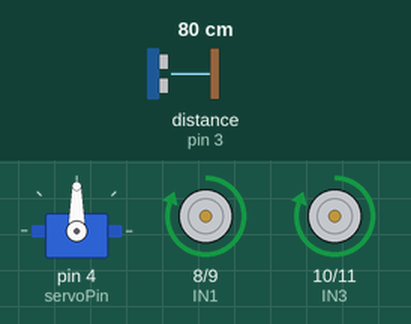
Simulated run of this sketch. Board: Arduino Uno, built with avr-gcc and run on an emulated ATmega328P. Shown: servo, motor-driver pin pairs drawn as motors (green arrow = first pin HIGH = forward, orange = second pin HIGH = backward, longer = more drive, scaled by the enable pin). Wiring (inferred from the names in the program): ultrasonic range finder: trigger pin 2; echo pin 3. Inputs (shaded band) come from the test bench; at power-on: distance to the obstacle (sensor on pin 3) 80 cm. The echo pulse lasts 58.3 µs per cm.

Above: at 3.2 s.
3.3 s: distance to the obstacle (sensor on pin 3) set to 24 cm
4.8 s: distance to the obstacle (sensor on pin 3) set to 19 cm
At 5.2 s:
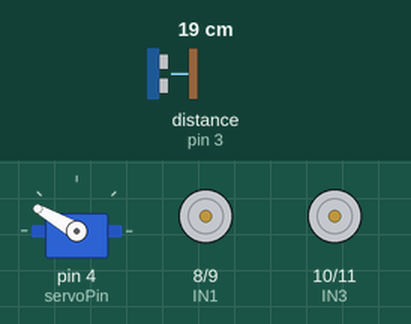
7.8 s: distance to the obstacle (sensor on pin 3) set to 35 cm
At 8.21 s:
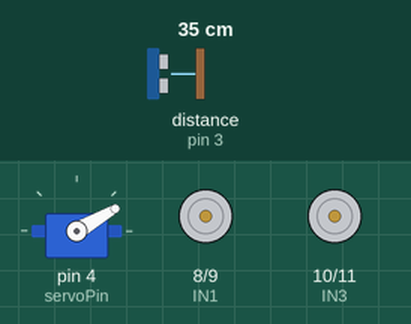
10.3 s: distance to the obstacle (sensor on pin 3) set to 2 cm
At 11.5 s:
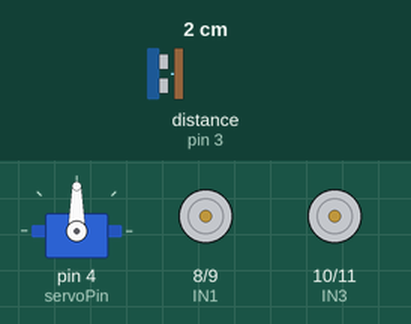
Timing chart, 0 to 12.8 s (numbered marks = the images above; inputs shaded):
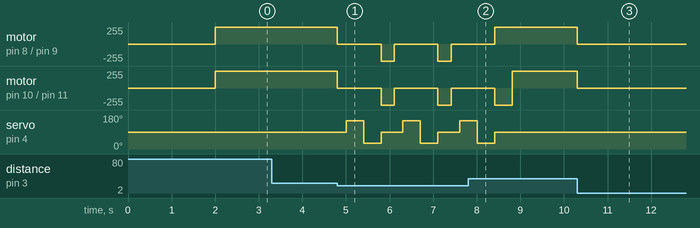

The sketch:

NavBot_Updated.ino
```cpp
#include <Servo.h>
#include <SoftwareSerial.h>

/* ---------- BLUETOOTH ---------- */
SoftwareSerial BT(12, 13); // RX, TX

/* ---------- ULTRASONIC ---------- */
#define trigPin 2
#define echoPin 3

/* ---------- SERVO ---------- */
#define servoPin 4
Servo headServo;

/* ---------- MOTOR DRIVER (L298N) ---------- */
#define ENA 5
#define ENB 6
#define IN1 8
#define IN2 9
#define IN3 10
#define IN4 11

/* ---------- DISTANCE CONSTANTS ---------- */
#define SAFE_DISTANCE 30
#define STOP_DISTANCE 20
#define DANGER_DISTANCE 8

char mode = 'A';            // A = Auto, M = Manual
bool emergencyStop = false;
char manualCmd = 'S';

/* ---------- FUNCTIONS ---------- */

long getDistance() {
  digitalWrite(trigPin, LOW);
  delayMicroseconds(2);
  digitalWrite(trigPin, HIGH);
  delayMicroseconds(10);
  digitalWrite(trigPin, LOW);

  long duration = pulseIn(echoPin, HIGH, 30000);
  if (duration == 0) return 200;
  return duration * 0.034 / 2;
}

void stopRobot() {
  digitalWrite(IN1, LOW);
  digitalWrite(IN2, LOW);
  digitalWrite(IN3, LOW);
  digitalWrite(IN4, LOW);
}

void moveForward() {
  digitalWrite(IN1, HIGH);
  digitalWrite(IN2, LOW);
  digitalWrite(IN3, HIGH);
  digitalWrite(IN4, LOW);
}

void moveBackward() {
  digitalWrite(IN1, LOW);
  digitalWrite(IN2, HIGH);
  digitalWrite(IN3, LOW);
  digitalWrite(IN4, HIGH);
}

void turnLeft() {
  digitalWrite(IN1, LOW);
  digitalWrite(IN2, HIGH);
  digitalWrite(IN3, HIGH);
  digitalWrite(IN4, LOW);
}

void turnRight() {
  digitalWrite(IN1, HIGH);
  digitalWrite(IN2, LOW);
  digitalWrite(IN3, LOW);
  digitalWrite(IN4, HIGH);
}

/* ---------- SETUP ---------- */

void setup() {

  delay(2000);

  pinMode(trigPin, OUTPUT);
  pinMode(echoPin, INPUT);

  pinMode(ENA, OUTPUT);
  pinMode(ENB, OUTPUT);
  pinMode(IN1, OUTPUT);
  pinMode(IN2, OUTPUT);
  pinMode(IN3, OUTPUT);
  pinMode(IN4, OUTPUT);

  // ENA & ENB jumpers ON → keep HIGH
  digitalWrite(ENA, HIGH);
  digitalWrite(ENB, HIGH);

  stopRobot();

  headServo.attach(servoPin);
  headServo.write(90);

  BT.begin(9600);
}

/* ---------- LOOP ---------- */

void loop() {

  /* ===== BLUETOOTH INPUT ===== */

  if (BT.available()) {
    char cmd = BT.read();

    // Convert lowercase to uppercase
    if (cmd >= 'a' && cmd <= 'z') {
      cmd -= 32;
    }

    if (cmd == 'E') {        // Emergency stop
      emergencyStop = true;
      stopRobot();
    }

    if (cmd == 'R') {        // Reset emergency
      emergencyStop = false;
      manualCmd = 'S';
    }

    if (cmd == 'A') mode = 'A';
    if (cmd == 'M') mode = 'M';

    if (mode == 'M') {
      if (cmd == 'F' || cmd == 'B' || cmd == 'L' || cmd == 'R' || cmd == 'S') {
        manualCmd = cmd;
      }
    }
  }

  /* ===== EMERGENCY STOP PRIORITY ===== */

  if (emergencyStop) {
    stopRobot();
    return;
  }

  long distance = getDistance();

  /* ===== CRITICAL SAFETY CHECK ===== */

  if (distance <= DANGER_DISTANCE) {
    emergencyStop = true;
    stopRobot();
    return;
  }

  /* ===== MODE LOGIC ===== */

  if (mode == 'A') {

    // ===== AUTO MODE =====

    if (distance > SAFE_DISTANCE) {
      moveForward();
    }
    else if (distance > STOP_DISTANCE) {
      moveForward();
    }
    else {

      stopRobot();
      delay(200);

      // Scan left
      headServo.write(150);
      delay(400);
      long leftDist = getDistance();

      // Scan right
      headServo.write(30);
      delay(400);
      long rightDist = getDistance();

      headServo.write(90);

      if (leftDist > rightDist && leftDist > STOP_DISTANCE) {
        turnLeft();
        delay(400);
      }
      else if (rightDist > STOP_DISTANCE) {
        turnRight();
        delay(400);
      }
      else {
        moveBackward();
        delay(300);
      }

      stopRobot();
    }
  }
  else {

    // ===== MANUAL MODE =====
    // (No obstacle restriction except danger level)

    if (manualCmd == 'F') {
      moveForward();
    }
    else if (manualCmd == 'B') {
      moveBackward();
    }
    else if (manualCmd == 'L') {
      turnLeft();
    }
    else if (manualCmd == 'R') {
      turnRight();
    }
    else {
      stopRobot();
    }
  }
}
```

Measured:
- the behaviour switches between 22 and 21 cm on distance to the obstacle (sensor on pin 3) (found by bisection; images 0 and 1)
- after the input at 3.3 s, every drawn part: stays the same
- after the input at 4.8 s, motor on pin 8 (IN1) / pin 9 (IN2), motor on pin 10 (IN3) / pin 11 (IN4): alternates backward 255/255 for 0.30 s and stopped for 1.0 s, starting at once; servo on pin 4 (servoPin): 90° → 150° after 0.20 s, → 30° 0.40 s later, → 90° 0.40 s later, → 150° 0.50 s later, … (7 changes in this stretch)
- after the input at 7.8 s, servo on pin 4 (servoPin): goes on until 8.4 s, then stays 90°
- after the input at 10.3 s, motor on pin 8 (IN1) / pin 9 (IN2), motor on pin 10 (IN3) / pin 11 (IN4): forward 255/255 → stopped at once
